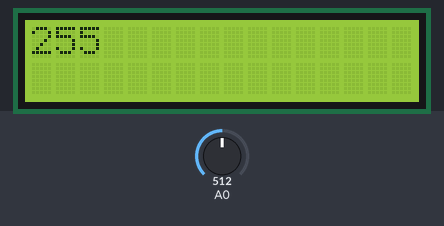
A sketch run on a simulated Arduino Uno, built with avr-gcc and run on an emulated ATmega328P. Shown: 16×2 character LCD. Inputs (shaded band) come from the test bench; at power-on: A0 = 512.

Above: at 1.2 s.
1.3 s: A0 set to 716
At 2.4 s:
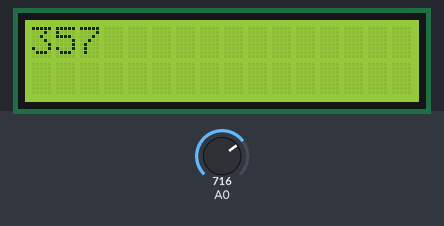
2.8 s: A0 set to 900
At 3.5 s:
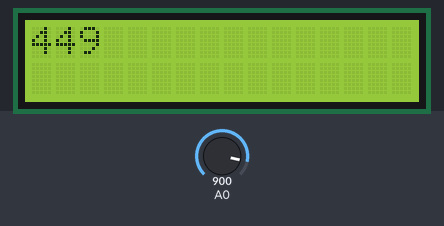
4.3 s: A0 set to 1023
At 4.7 s:
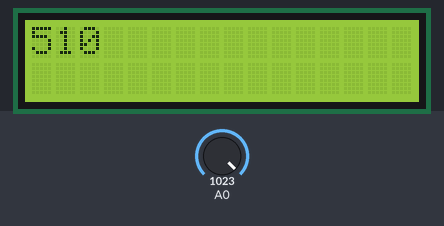
Timing chart, 0 to 7.3 s (numbered marks = the images above; inputs shaded):
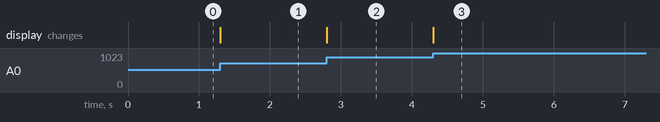

Measured:
- after the input at 1.3 s, the display: changes at once (image 1)
- after the input at 2.8 s, the display: changes at once (image 2)
- after the input at 4.3 s, the display: changes at once (image 3)

The sketch:

sketch_jan27a.ino
```cpp
#include <LiquidCrystal.h>
LiquidCrystal lcd(13 , 12 , 11 , 10 , 9 , 8);

int number;
int number2 = -1;
void setup() {
  pinMode(7 , INPUT_PULLUP);
  pinMode(6 , INPUT_PULLUP);

  lcd.begin(16,2);

  lcd.print("started");


}

void loop() {

  number = analogRead(A0);

  if (number != number2){
      lcd.clear();
      lcd.print(number / 2 - 1);
    }


  number2 = number;

}
```
